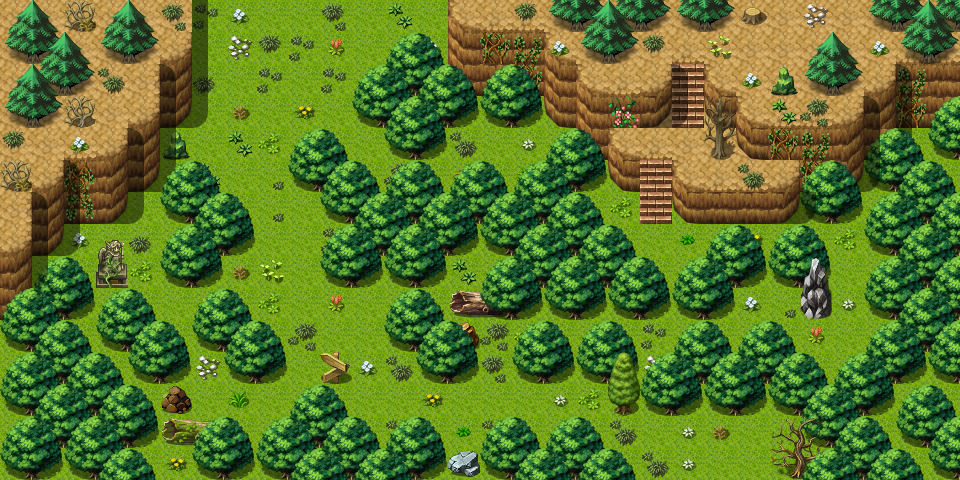

Tiled map render using the project's own tile images. Description and the map definition, with tile-layer contents summarised, below:
An orthogonal 30x15 tile map with 32x32 px tiles, 3 tile layers (Ground, Objects, Above), 1 hidden layer not drawn, 15 tilesets and 4 objects (3x mapchange, sign).

<map version="1.0" orientation="orthogonal" width="30" height="15" tilewidth="32" tileheight="32">
    <properties>
        <property name="outdoors" value="1" />
    </properties>
    <tileset firstgid="1" name="map_25" tilewidth="32" tileheight="32">
        <image source="../drawable/map_25.png" />
    </tileset>
    <tileset firstgid="65" name="map_21" tilewidth="32" tileheight="32">
        <image source="../drawable/map_21.png" />
    </tileset>
    <tileset firstgid="129" name="map_6" tilewidth="32" tileheight="32">
        <image source="../drawable/map_6.png" />
    </tileset>
    <tileset firstgid="193" name="map_34" tilewidth="32" tileheight="32">
        <image source="../drawable/map_34.png" />
    </tileset>
    <tileset firstgid="257" name="map_7" tilewidth="32" tileheight="32">
        <image source="../drawable/map_7.png" />
    </tileset>
    <tileset firstgid="321" name="map_16" tilewidth="32" tileheight="32">
        <image source="../drawable/map_16.png" />
    </tileset>
    <tileset firstgid="385" name="map_17" tilewidth="32" tileheight="32">
        <image source="../drawable/map_17.png" />
    </tileset>
    <tileset firstgid="449" name="map_10" tilewidth="32" tileheight="32">
        <image source="../drawable/map_10.png" />
    </tileset>
    <tileset firstgid="513" name="map_4" tilewidth="32" tileheight="32">
        <image source="../drawable/map_4.png" />
    </tileset>
    <tileset firstgid="577" name="map_1" tilewidth="32" tileheight="32">
        <image source="../drawable/map_1.png" />
    </tileset>
    <tileset firstgid="641" name="map_5" tilewidth="32" tileheight="32">
        <image source="../drawable/map_5.png" />
    </tileset>
    <tileset firstgid="705" name="map_3" tilewidth="32" tileheight="32">
        <image source="../drawable/map_3.png" />
    </tileset>
    <tileset firstgid="769" name="map_2" tilewidth="32" tileheight="32">
        <image source="../drawable/map_2.png" />
    </tileset>
    <tileset firstgid="833" name="map_0" tilewidth="32" tileheight="32">
        <image source="../drawable/map_0.png" />
    </tileset>
    <tileset firstgid="897" name="map_9" tilewidth="32" tileheight="32">
        <image source="../drawable/map_9.png" />
    </tileset>
    <layer name="Ground" width="30" height="15">
        <data>[450 cells, 450 non-empty, 8 distinct tile ids]</data>
    </layer>
    <layer name="Objects" width="30" height="15">
        <data>[450 cells, 322 non-empty, 54 distinct tile ids]</data>
    </layer>
    <layer name="Above" width="30" height="15">
        <data>[450 cells, 204 non-empty, 17 distinct tile ids]</data>
    </layer>
    <layer name="Walkable" width="30" height="15" visible="0">
        <data>[450 cells, 245 non-empty, 1 distinct tile ids]</data>
    </layer>
    <objectgroup name="Mapevents">
        <object name="guynmart_s_wood5_castle" type="sign" x="320" y="352" width="32" height="32" />
        <object name="south" type="mapchange" x="640" y="448" width="128" height="32">
            <properties>
                <property name="map" value="guynmart_wood_8" />
                <property name="place" value="north" />
            </properties>
        </object>
        <object name="north1" type="mapchange" x="192" y="0" width="224" height="32">
            <properties>
                <property name="map" value="guynmart_wood_4" />
                <property name="place" value="south" />
            </properties>
        </object>
        <object name="north2" type="mapchange" x="768" y="0" width="96" height="32">
            <properties>
                <property name="map" value="guynmart_wood_3" />
                <property name="place" value="south1" />
            </properties>
        </object>
    </objectgroup>
    <objectgroup name="Spawn" visible="0" />
    <objectgroup name="Keys" visible="0" />
    <objectgroup name="Replace" visible="0" />
</map>
